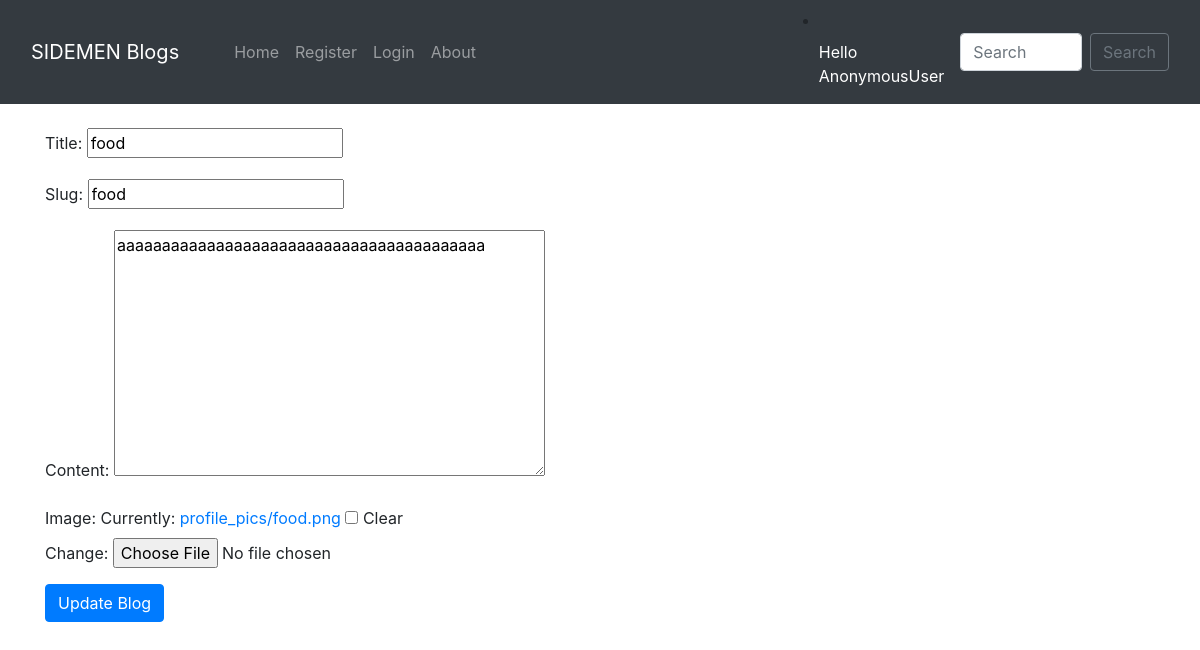
/edit_blog_post/food/, run on the app's committed database.
### home/models.py (models this page shows, shortened)
class BlogPost(models.Model):
    title=models.CharField(max_length=255)
    author= models.ForeignKey(User, on_delete=models.CASCADE)
    slug=models.CharField(max_length=130)
    content=models.TextField()
    image = models.ImageField(upload_to="profile_pics", blank=True, null=True)
    dateTime=models.DateTimeField(auto_now_add=True)

### home/views.py (the view)
# urls.py: path("edit_blog_post/<str:slug>/", UpdatePostView.as_view(), name="edit_blog_post"),
class UpdatePostView(UpdateView):
    model = BlogPost
    template_name = 'edit_blog_post.html'
    fields = ['title', 'slug', 'content', 'image']

### home/templates/edit_blog_post.html (shortened to what this page needs)
{% extends 'base.html' %}
{% block body %}
<form enctype="multipart/form-data" method="POST"> {% csrf_token %}
<div class="container mt-4">
{{ form.as_p }}
<button class="btn btn-primary">Update Blog</button>
</div>
</form>
{% endblock %}

### data on the page
BlogPost: title "food", slug "food", content "aaaaaaaaaaaaaaaaaaaaaaaaaaaaaaaaaaaaaaaaa"

### other printed values
{{ request.user }} "AnonymousUser"
